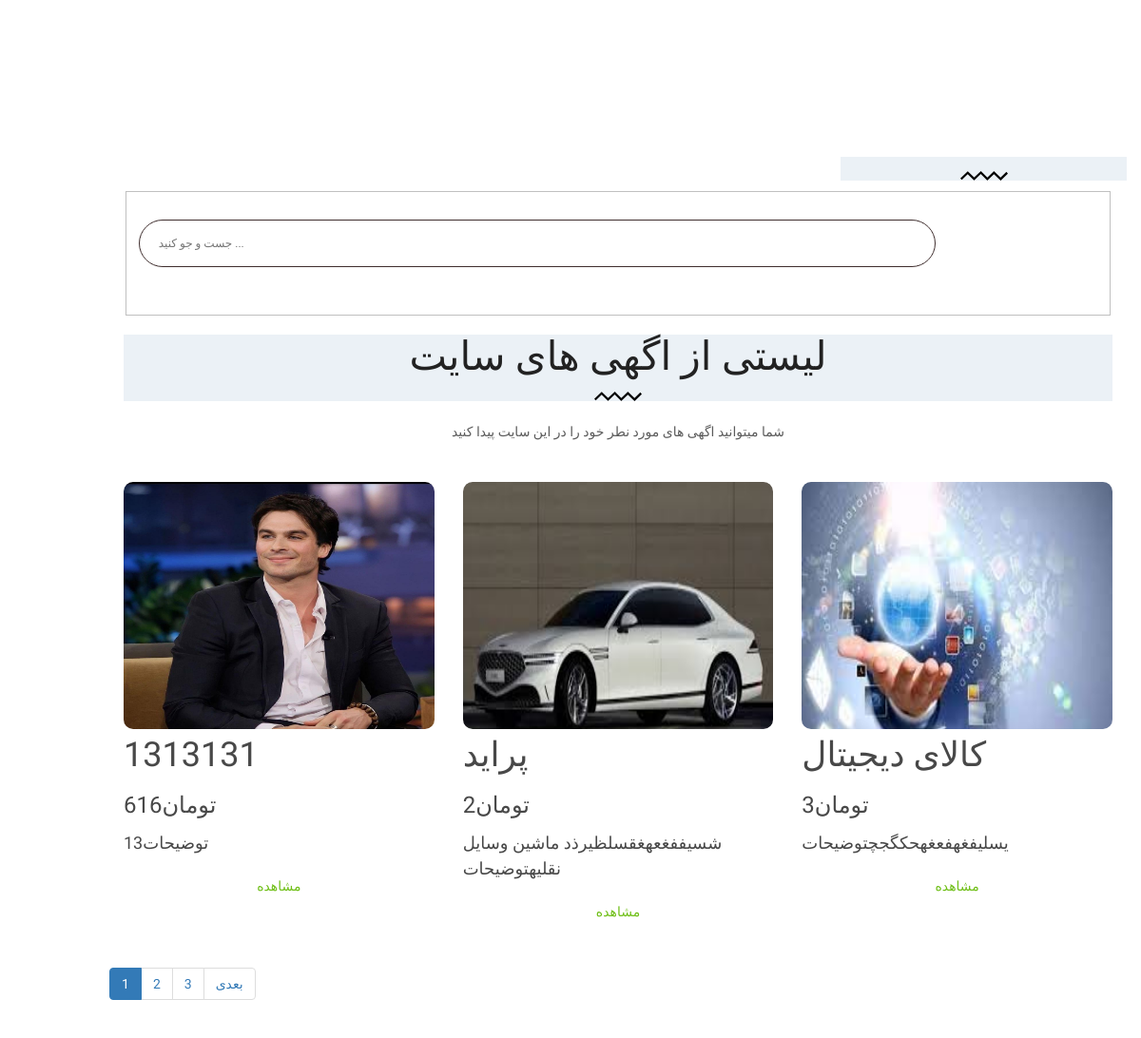
The app's page /advertis/ with its own data.
### app_adv/models.py (models this page shows, shortened)
class Advertis(models.Model):
    title = models.CharField(max_length=150, verbose_name='عنوان')
    description = models.TextField(verbose_name='توضیحات')
    price = models.IntegerField(verbose_name='قیمت')
    image = models.ImageField(upload_to='upload_image_path/', null=True, blank=True, verbose_name='تصویر')
    active = models.BooleanField(default=False, verbose_name='وجود دارد  / حذف شده')
    categories = models.ManyToManyField(AppCategory, blank=True, verbose_name='دسته بندی ها')
    phone_number = models.CharField(max_length=12, blank=True, verbose_name='شماره تماس')
    location = models.CharField(max_length=50, verbose_name="موقعیت")
    website = models.CharField(max_length=20, verbose_name="وب سایت")
    objects = AdvertisManager()
    class Meta:
        verbose_name = 'اگهی'
        verbose_name_plural = 'اگهی ها'
        ordering = ('-id',)
    def get_absolute_url(self):
        return f"/advertis/{self.id}/{self.title.replace('', '-')}"

### app_adv/views.py (the view)
# urls.py: path('advertis/', views.AdvertiseListView.as_view(), name='advertise_list'),
class AdvertiseListView(ListView):
    model = Advertis
    template_name = 'advertis_list.html'
    paginate_by = 3
    queryset = Advertis.objects.filter(active=True)

### app_adv/templates/advertis_list.html (shortened to what this page needs)
{% extends 'shared/_MainLayout.html' %}
{% load static %}
{% load render_partial %}
{% block content %}
<section class="listar-sectionspace listar-haslayout">
    <div class="col-sm-3" style="float:right; direction: rtl;width: 331px;">
        <div class="listar-sectiontitle">
        </div>
    </div>
    <div class="container">
        <div class="row">
            <div class="col-xs-12 col-sm-12 col-md-12 col-lg-12" style="width:1070px">
                <div class="listar-sectionhead">
                            {% include 'shared/search_advertis_input_component.html'  %}
                            <div class="listar-sectiontitle"><h2>لیستی از اگهی های سایت </h2></div>
                            <div class="listar-description"> <p>شما میتوانید اگهی های مورد نطر خود را در این سایت پیدا کنید</p></div>
                </div>
            </div>
                        <div class="listar-themeposts listar-categoryposts" style="width:1070px;">
                            {% for advertis in page_obj %}
                                    {% include 'advertis_item_component.html' with advertis=advertis %}
                            {% endfor %}
                                <ul class="pagination">
                                    {% for page in paginator.page_range %}
                                        {% if page == page_obj.number %}
                                            <li class="active"><a href="?page={{ page }}">{{ page }}</a></li>
                                        {% else %}
                                            <li><a href="?page={{ page }}">{{ page }}</a></li>
                                        {% endif %}
                                    {% endfor %}
                                    {% if page_obj.has_next %}
                                        <li><a href="?page={{ page_obj.next_page_number }}">بعدی</a></li>
                                    {% endif %}
                                </ul>
                        </div>
         </div>
    </div>
</section>
{% endblock %}

### templates/shared/_MainLayout.html (shortened to what this page needs)
{% load static %}
{% load render_partial %}
<!doctype html>
<html class="no-js" lang="zxx">
<head>
	{% include 'shared/_HeaderReferences.html' %}
</head>
<body>
{% block content %}{% endblock %}
</body>
</html>

### templates/shared/_HeaderReferences.html (shortened to what this page needs)
{% load static %}
<link rel="stylesheet" href="{% static 'css/bootstrap.min.css' %}">
<link rel="stylesheet" href="{% static 'css/bootstrap-slider.css' %}">
<link rel="stylesheet" href="{% static 'css/normalize.css' %}">
<link rel="stylesheet" href="{% static 'css/font-awesome.min.css' %}">
<link rel="stylesheet" href="{% static 'css/icomoon.css' %}">
<link rel="stylesheet" href="{% static 'css/chosen.css' %}">
<link rel="stylesheet" href="{% static 'css/prettyPhoto.css' %}">
<link rel="stylesheet" href="{% static 'css/scrollbar.css' %}">
<link rel="stylesheet" href="{% static 'css/morris.css' %}">
<link rel="stylesheet" href="{% static 'css/owl.carousel.css' %}">
<link rel="stylesheet" href="{% static 'css/YouTubePopUp.css' %}">
<link rel="stylesheet" href="{% static 'css/auto-complete.css' %}">
<link rel="stylesheet" href="{% static 'css/jquery.navhideshow.css' %}">
<link rel="stylesheet" href="{% static 'css/transitions.css' %}">
<link rel="stylesheet" href="{% static 'css/style.css' %}">
<link rel="stylesheet" href="{% static 'css/styles.css' %}">
<link rel="stylesheet" href="{% static 'css/color.css' %}">
<link rel="stylesheet" href="{% static 'css/responsive.css' %}">

### templates/shared/Header.html (shortened to what this page needs)
{% load static %}

### templates/shared/search_advertis_input_component.html (shortened to what this page needs)
{% load static %}
<fieldset>
        <div class="form-group listar-inputwithicon">
            <form action="{% url 'advertise_search' %}" method="get">
                <input type="text" class="omnisearch" name="q" autocomplete="off" placeholder="جست و جو کنید ..." style = "width: 838px;margin: 4px"{{request.GET.q}}>
            </form>
        </div>
</fieldset>

### app_adv/templates/advertis_item_component.html
<div class="col-xs-12 col-sm-6 col-md-4 col-lg-4 pull_right" >
    <div class="listar-themepost listar-categorypost">
        <figure class="listar-featuredimg " >
            <a href="javascript:void(0);">
                <img src="{{ advertis.image.url }}" alt="image description">
            </a>
        </figure>
            <div class="advertis-overlay">
                <div class="overlay-content">
                    <h2>{{advertis.title }}</h2>
                    <h3>{{advertis.price}}تومان</h3>
                    <h4>{{advertis.description}}توضیحات</h4>
                </div>
            </div>
            <div class="choose">
                <ul class="nav nav-pills nav-justified">
                    <li><a href="{{advertis.get_absolute_url }}">مشاهده</a></li>
                </ul>
            </div>
    </div>
</div>

### templates/shared/_FooterReferences.html (shortened to what this page needs)
{% load static %}

### templates/shared/Footer.html (shortened to what this page needs)
{% load static %}

### assets/css/transitions.css (style rules this page uses)
*:after, *:before, p a, a, .sub-menu, .mega-menu, .listar-socialicons li a, .listar-roundicontext, .listar-roundicontext .listar-usericonholder, .listar-themedropdownmenu, .listar-featureicon i, .listar-sliderdots .owl-dot.active span, .listar-sliderdots .owl-dot:hover span, .listar-feature, .listar-feature i, .listar-feature h2, .listar-feature h2 span, .listar-shareicons, .listar-fixedtabnav, .listar-featuredimg, .listar-fixedheaderonscroll, .listar-wrapper, .listar-sidebarwrapper, .listar-reviews li, .listar-formusers .listar-tableusers tbody tr, .listar-categorybox, .listar-categorybox h3, .listar-cateicon, .listar-widgetcontent ul li { -webkit-transition: all 300ms ease-in-out; -moz-transition: all 300ms ease-in-out; -ms-transition: all 300ms ease-in-out; -o-transition: all 300ms ease-in-out; transition: all 300ms ease-in-out; }

### assets/css/style.css (style rules this page uses)
body { line-height: 1.5; color: #444; font-family: 'Open Sans', sans-serif; }
a { text-decoration: none !important; color: #2991d6; }
a img { border: none; }
img { max-width: 100%; }
h1, h2, h3, h4, h5, h6 { font-weight: 400; line-height: 1.3; margin: 0 0 20px 0; }
h2 { font-size: 30px; }
h3 { font-size: 24px; }
h4 { font-size: 18px; }
h4 { font-weight: 600; }
p, pre, ul, ol, dl, dd, blockquote, address, table, fieldset, form, ul ul, ol ul, ul ol, ol ol { margin-bottom: 20px; }

### assets/css/color.css (style rules this page uses)
a, p a, p a:hover, a:hover, a:focus, a:active, .listar-stars span:after, .sub-menu li:hover > a, .listar-tabnavloginregistered li.active a, .listar-tabnavloginregistered li:hover a, .listar-greenthemecolor, .listar-testimonial blockquote h5, .listar-breadcrumb li a:hover, .listar-breadcrumb li.listar-active span, .listar-pricingplanfoot .listar-btn, .listar-formlogin .form-group span a:hover, .listar-listingvtwo .listar-btnquickinfo.listar-liked, .listar-pricebox h3 i, .listar-detailvtwo .listar-themepostfoot ul li span span, .listar-navigation ul li.current-menu-item, .listar-navigation ul li.current-menu-item > a, .listar-navfooter ul li a:hover, .listar-navfooter ul li:hover a, .menu-item-has-children .menu-item-has-children > li:hover > a:before, .menu-item-has-children .menu-item-has-children > a:hover:before { color: #6fbf17; }

### assets/css/responsive.css (style rules this page uses)
@media (max-width:1309px) { .listar-sectionhead .listar-description { padding: 20px 20% 0; } }

### records on screen
Advertis: image (picture), title "1313131", price "616", description "13"
Advertis: image (picture), title "پراید", price "2", description "شسیففغعهغقسلظیرذد ماشین وسایل نقلیه"
Advertis: image (picture), title "کالای دیجیتال", price "3", description "یسلیفغهفعغهحکگجچ"

### other values on screen
{{ page }} "1"
{{ page }} "2" "3"
